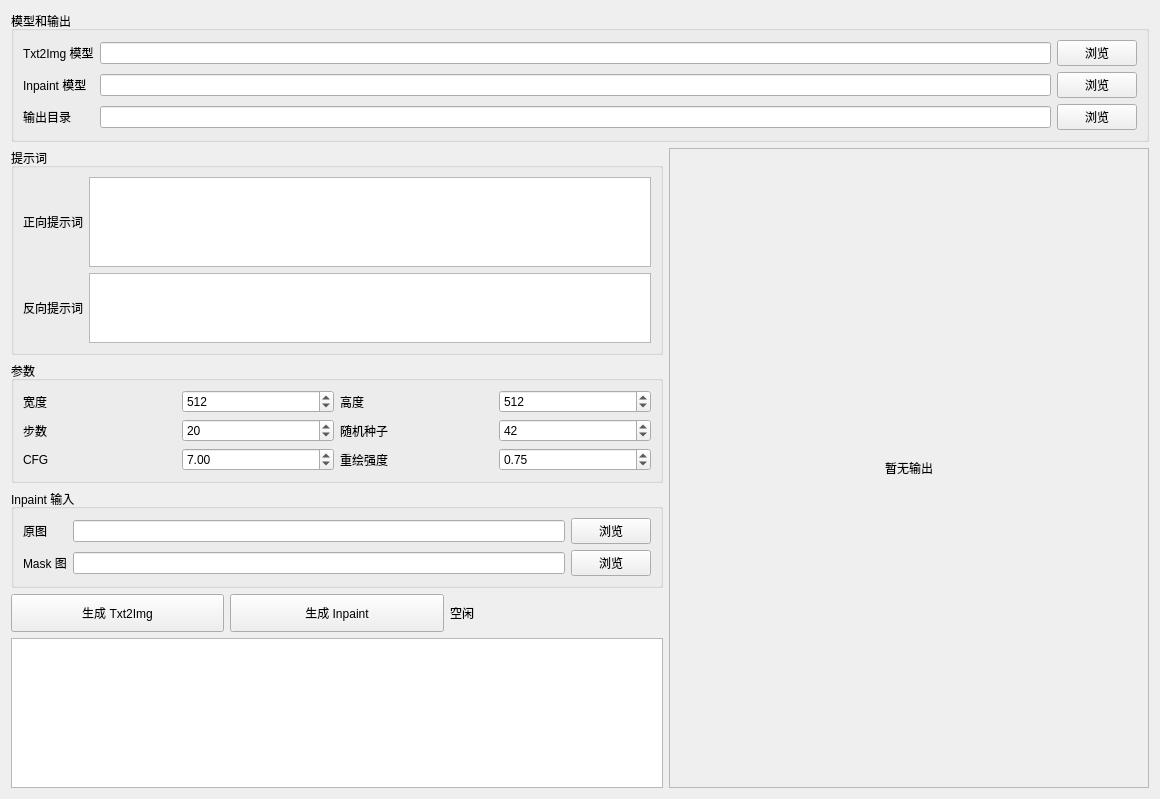
<?xml version="1.0" encoding="UTF-8"?>
<ui version="4.0">
 <class>Widget</class>
 <widget class="QWidget" name="Widget">
  <property name="geometry">
   <rect>
    <x>0</x>
    <y>0</y>
    <width>1160</width>
    <height>760</height>
   </rect>
  </property>
  <property name="windowTitle">
    <string>Stable Diffusion 测试</string>
  </property>
  <layout class="QVBoxLayout" name="mainLayout">
   <item>
    <widget class="QGroupBox" name="modelGroup">
     <property name="title">
       <string>模型和输出</string>
     </property>
     <layout class="QGridLayout" name="modelLayout">
      <item row="0" column="0">
       <widget class="QLabel" name="textModelLabel">
        <property name="text">
          <string>Txt2Img 模型</string>
        </property>
       </widget>
      </item>
      <item row="0" column="1">
       <widget class="QLineEdit" name="textModelEdit"/>
      </item>
      <item row="0" column="2">
       <widget class="QPushButton" name="browseTextModelButton">
        <property name="text">
          <string>浏览</string>
        </property>
       </widget>
      </item>
      <item row="1" column="0">
       <widget class="QLabel" name="inpaintModelLabel">
        <property name="text">
          <string>Inpaint 模型</string>
        </property>
       </widget>
      </item>
      <item row="1" column="1">
       <widget class="QLineEdit" name="inpaintModelEdit"/>
      </item>
      <item row="1" column="2">
       <widget class="QPushButton" name="browseInpaintModelButton">
        <property name="text">
          <string>浏览</string>
        </property>
       </widget>
      </item>
      <item row="2" column="0">
       <widget class="QLabel" name="outputDirLabel">
        <property name="text">
          <string>输出目录</string>
        </property>
       </widget>
      </item>
      <item row="2" column="1">
       <widget class="QLineEdit" name="outputDirEdit"/>
      </item>
      <item row="2" column="2">
       <widget class="QPushButton" name="browseOutputButton">
        <property name="text">
          <string>浏览</string>
        </property>
       </widget>
      </item>
     </layout>
    </widget>
   </item>
   <item>
    <layout class="QHBoxLayout" name="contentLayout">
     <item>
      <layout class="QVBoxLayout" name="controlLayout">
       <item>
        <widget class="QGroupBox" name="promptGroup">
         <property name="title">
           <string>提示词</string>
         </property>
         <layout class="QGridLayout" name="promptLayout">
          <item row="0" column="0">
           <widget class="QLabel" name="promptLabel">
            <property name="text">
              <string>正向提示词</string>
            </property>
           </widget>
          </item>
          <item row="0" column="1">
           <widget class="QTextEdit" name="promptEdit">
            <property name="minimumSize">
             <size>
              <width>520</width>
              <height>90</height>
             </size>
            </property>
           </widget>
          </item>
          <item row="1" column="0">
           <widget class="QLabel" name="negativePromptLabel">
            <property name="text">
              <string>反向提示词</string>
            </property>
           </widget>
          </item>
          <item row="1" column="1">
           <widget class="QTextEdit" name="negativePromptEdit">
            <property name="minimumSize">
             <size>
              <width>520</width>
              <height>70</height>
             </size>
            </property>
           </widget>
          </item>
         </layout>
        </widget>
       </item>
       <item>
        <widget class="QGroupBox" name="paramsGroup">
         <property name="title">
           <string>参数</string>
         </property>
         <layout class="QGridLayout" name="paramsLayout">
          <item row="0" column="0">
           <widget class="QLabel" name="widthLabel">
            <property name="text">
              <string>宽度</string>
            </property>
           </widget>
          </item>
          <item row="0" column="1">
           <widget class="QSpinBox" name="widthSpin">
            <property name="minimum">
             <number>64</number>
            </property>
            <property name="maximum">
             <number>2048</number>
            </property>
            <property name="singleStep">
             <number>64</number>
            </property>
            <property name="value">
             <number>512</number>
            </property>
           </widget>
          </item>
          <item row="0" column="2">
           <widget class="QLabel" name="heightLabel">
            <property name="text">
              <string>高度</string>
            </property>
           </widget>
          </item>
          <item row="0" column="3">
           <widget class="QSpinBox" name="heightSpin">
            <property name="minimum">
             <number>64</number>
            </property>
            <property name="maximum">
             <number>2048</number>
            </property>
            <property name="singleStep">
             <number>64</number>
            </property>
            <property name="value">
             <number>512</number>
            </property>
           </widget>
          </item>
          <item row="1" column="0">
           <widget class="QLabel" name="stepsLabel">
            <property name="text">
              <string>步数</string>
            </property>
           </widget>
          </item>
          <item row="1" column="1">
           <widget class="QSpinBox" name="stepsSpin">
            <property name="minimum">
             <number>1</number>
            </property>
            <property name="maximum">
             <number>150</number>
            </property>
            <property name="value">
             <number>20</number>
            </property>
           </widget>
          </item>
          <item row="1" column="2">
           <widget class="QLabel" name="seedLabel">
            <property name="text">
              <string>随机种子</string>
            </property>
           </widget>
          </item>
          <item row="1" column="3">
           <widget class="QSpinBox" name="seedSpin">
            <property name="minimum">
             <number>-1</number>
            </property>
            <property name="maximum">
             <number>2147483647</number>
            </property>
            <property name="value">
             <number>42</number>
            </property>
           </widget>
          </item>
          <item row="2" column="0">
           <widget class="QLabel" name="cfgLabel">
            <property name="text">
             <string>CFG</string>
            </property>
           </widget>
          </item>
          <item row="2" column="1">
           <widget class="QDoubleSpinBox" name="cfgSpin">
            <property name="decimals">
             <number>2</number>
            </property>
            <property name="minimum">
             <double>1.000000000000000</double>
            </property>
            <property name="maximum">
             <double>30.000000000000000</double>
            </property>
            <property name="singleStep">
             <double>0.500000000000000</double>
            </property>
            <property name="value">
             <double>7.000000000000000</double>
            </property>
           </widget>
          </item>
          <item row="2" column="2">
           <widget class="QLabel" name="strengthLabel">
            <property name="text">
              <string>重绘强度</string>
            </property>
           </widget>
          </item>
          <item row="2" column="3">
           <widget class="QDoubleSpinBox" name="strengthSpin">
            <property name="decimals">
             <number>2</number>
            </property>
            <property name="minimum">
             <double>0.050000000000000</double>
            </property>
            <property name="maximum">
             <double>1.000000000000000</double>
            </property>
            <property name="singleStep">
             <double>0.050000000000000</double>
            </property>
            <property name="value">
             <double>0.750000000000000</double>
            </property>
           </widget>
          </item>
         </layout>
        </widget>
       </item>
       <item>
        <widget class="QGroupBox" name="inpaintInputGroup">
         <property name="title">
           <string>Inpaint 输入</string>
         </property>
         <layout class="QGridLayout" name="inpaintInputLayout">
          <item row="0" column="0">
           <widget class="QLabel" name="initImageLabel">
            <property name="text">
              <string>原图</string>
            </property>
           </widget>
          </item>
          <item row="0" column="1">
           <widget class="QLineEdit" name="initImageEdit"/>
          </item>
          <item row="0" column="2">
           <widget class="QPushButton" name="browseInitButton">
            <property name="text">
              <string>浏览</string>
            </property>
           </widget>
          </item>
          <item row="1" column="0">
           <widget class="QLabel" name="maskImageLabel">
            <property name="text">
              <string>Mask 图</string>
            </property>
           </widget>
          </item>
          <item row="1" column="1">
           <widget class="QLineEdit" name="maskImageEdit"/>
          </item>
          <item row="1" column="2">
           <widget class="QPushButton" name="browseMaskButton">
            <property name="text">
              <string>浏览</string>
            </property>
           </widget>
          </item>
         </layout>
        </widget>
       </item>
       <item>
        <layout class="QHBoxLayout" name="buttonLayout">
         <item>
          <widget class="QPushButton" name="generateTextButton">
           <property name="minimumSize">
            <size>
             <width>180</width>
             <height>38</height>
            </size>
           </property>
           <property name="text">
             <string>生成 Txt2Img</string>
           </property>
          </widget>
         </item>
         <item>
          <widget class="QPushButton" name="generateInpaintButton">
           <property name="minimumSize">
            <size>
             <width>180</width>
             <height>38</height>
            </size>
           </property>
           <property name="text">
             <string>生成 Inpaint</string>
           </property>
          </widget>
         </item>
         <item>
          <widget class="QLabel" name="progressLabel">
           <property name="text">
             <string>空闲</string>
           </property>
          </widget>
         </item>
        </layout>
       </item>
       <item>
        <widget class="QTextEdit" name="logEdit">
         <property name="minimumSize">
          <size>
           <width>620</width>
           <height>150</height>
          </size>
         </property>
         <property name="readOnly">
          <bool>true</bool>
         </property>
        </widget>
       </item>
      </layout>
     </item>
     <item>
      <widget class="QLabel" name="previewLabel">
       <property name="minimumSize">
        <size>
         <width>480</width>
         <height>560</height>
        </size>
       </property>
       <property name="frameShape">
        <enum>QFrame::StyledPanel</enum>
       </property>
       <property name="alignment">
        <set>Qt::AlignCenter</set>
       </property>
       <property name="text">
         <string>暂无输出</string>
       </property>
      </widget>
     </item>
    </layout>
   </item>
  </layout>
 </widget>
 <resources/>
 <connections/>
</ui>
